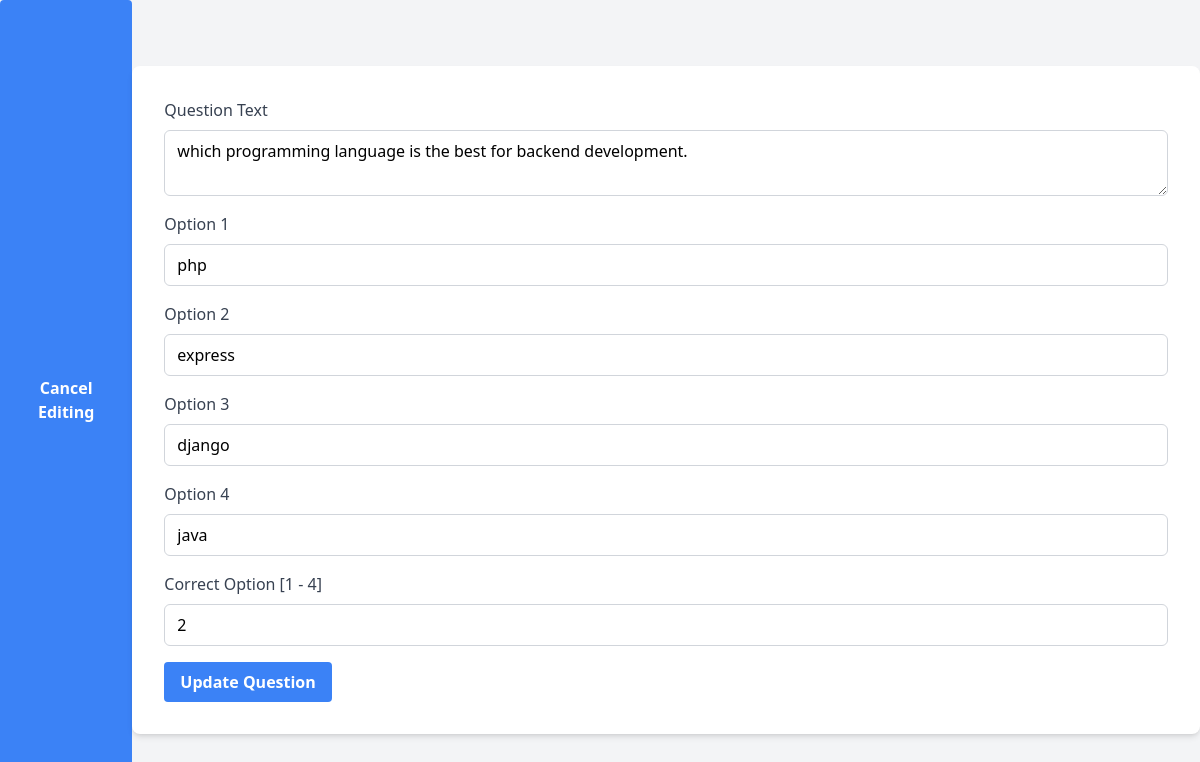
/server/dashboard/edit_question.php?question_id=63, run on the app's committed database.
### tables this page shows
CREATE TABLE `questions` (
  `question_id` int(11) NOT NULL,
  `test_id` int(11) NOT NULL,
  `question_text` varchar(2000) NOT NULL,
  `option_1` varchar(1000) NOT NULL,
  `option_2` varchar(1000) NOT NULL,
  `option_3` varchar(1000) NOT NULL,
  `option_4` varchar(1000) NOT NULL,
  `correct_answer` int(11) NOT NULL
);

### server/dashboard/edit_question.php (the view, shortened to what this page needs)
<?php
$test_id = $_SESSION['test_id_'];
$host = 'localhost';
$db = 'quiz_app_details';
$user = 'root';
$pass = '';
$conn = new mysqli($host, $user, $pass, $db);
$question_id = $_GET['question_id'];
$question_sql = "SELECT * FROM questions WHERE question_id = '$question_id'";
$question_result = $conn->query($question_sql);
$question_row = $question_result->fetch_assoc();
?>
<!DOCTYPE html>
<html lang="en">
<head>
    <script src="https://cdn.tailwindcss.com"></script>
</head>
<body class="flex bg-gray-100 flex justify-center items-center h-screen">
        <button type="button" name="add_question" class="h-screen bg-blue-500 hover:bg-blue-600 text-white font-bold py-2 px-4 rounded focus:outline-none focus:ring-2 focus:ring-offset-2 focus:ring-blue-700"
            onclick="location.href='manage_questions.php?test_id=<?php echo $test_id; ?>'">
            Cancel Editing
        </button>
        <div class=" w-full bg-white p-8 rounded-lg shadow-md">
        <form action="" method="POST" class="space-y-4">
            <div class="flex flex-col">
                <label for="question_text" class="text-gray-700 mb-2">Question Text</label>
                <textarea id="question_text" name="question_text" class="rounded-md border border-gray-300 px-3 py-2 focus:outline-none focus:ring-1 focus:ring-blue-500" required><?php echo htmlspecialchars($question_row['question_text']); ?></textarea>
            </div>
            <div class="flex flex-col">
                <label for="option_1" class="text-gray-700 mb-2">Option 1</label>
                <input type="text" id="option_1" name="option_1" class="rounded-md border border-gray-300 px-3 py-2 focus:outline-none focus:ring-1 focus:ring-blue-500" value="<?php echo htmlspecialchars($question_row['option_1']); ?>" required>
            </div>
            <div class="flex flex-col">
                <label for="option_2" class="text-gray-700 mb-2">Option 2</label>
                <input type="text" id="option_2" name="option_2" class="rounded-md border border-gray-300 px-3 py-2 focus:outline-none focus:ring-1 focus:ring-blue-500" value="<?php echo htmlspecialchars($question_row['option_2']); ?>" required>
            </div>
            <div class="flex flex-col">
                <label for="option_3" class="text-gray-700 mb-2">Option 3</label>
                <input type="text" id="option_3" name="option_3" class="rounded-md border border-gray-300 px-3 py-2 focus:outline-none focus:ring-1 focus:ring-blue-500" value="<?php echo htmlspecialchars($question_row['option_3']); ?>" required>
            </div>
            <div class="flex flex-col">
                <label for="option_4" class="text-gray-700 mb-2">Option 4</label>
                <input type="text" id="option_4" name="option_4" class="rounded-md border border-gray-300 px-3 py-2 focus:outline-none focus:ring-1 focus:ring-blue-500" value="<?php echo htmlspecialchars($question_row['option_4']); ?>" required>
            </div>
            <div class="flex flex-col">
                <label for="correct_answer" class="text-gray-700 mb-2">Correct Option [1 - 4]</label>
                <input type="number" id="correct_answer" name="correct_answer" max='4' min='1' class="rounded-md border border-gray-300 px-3 py-2 focus:outline-none focus:ring-1 focus:ring-blue-500" value="<?php echo htmlspecialchars($question_row['correct_answer']); ?>" required>
            </div>
            <button type="submit" name="update_question" class="bg-blue-500 hover:bg-blue-600 text-white font-bold py-2 px-4 rounded focus:outline-none focus:ring-2 focus:ring-offset-2 focus:ring-blue-700">Update Question</button>
        </form>
    </div>
</body>
</html>

### data on the page
questions: question_text "which programming language is the best for backend development.", option_1 "php", option_2 "express", option_3 "django", option_4 "java", correct_answer "2"
